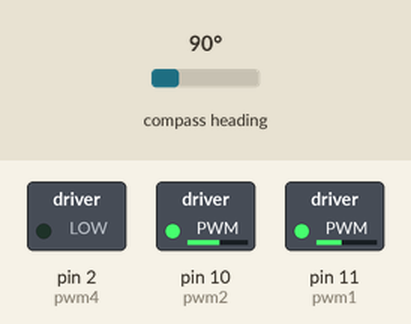
Bench run of a sketch on a simulated Arduino Uno, built with avr-gcc and run on an emulated ATmega328P. Shown: switched loads named in the sketch (green lamp = pin HIGH). Wiring (inferred from the names in the program): HMC5883L compass at I2C address 0x1E. The inputs (shaded band) are chosen by the test bench; at power-on: compass heading 90°. Pins used as bus, display or sensor lines are not drawn; what the sketch prints to the serial monitor is not drawn.

Above: at 0.1 s.
Timing chart, 0 to 1.6 s (numbered marks = the images above):
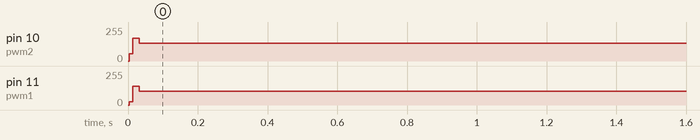

The sketch:

4wbot.ino
```cpp
                  //1........2\\
 //              ||           ||
 //              ||           ||
 //              \\4.........3//

//Arduino code for 4 wheeled bot, complete working
//--------------------------------------------------------------------------------------------------//

#include "Wire.h"

#define address 0x1E //0011110b, I2C 7bit address of HMC5883

const byte pwm1 = 11;
const byte pwm2 = 10;
const byte pwm3 = 1 ;
const byte pwm4 = 2;

const byte dir1 = 13;
const byte dir2 = 12;
const byte dir3 = 1;
const byte dir4 = 2;


float kp=0.5;
float ki=0.2;
float kd=0.1;

float integrate=0;
float derivative=0;
float error=0;
float prev_error=0;

int pwm=0;
static float val;


//---------------------------------------------------SETUP-----------------------------------------//
void setup(){
    Serial.begin(9600);
    Wire.begin();


    Wire.beginTransmission(address);                      //open communication with HMC5883
    Wire.write(0x02);                                     //select mode register
    Wire.write(0x00);                                     //continuous measurement mode
    Wire.endTransmission();
    // Serial.println("Initializing I2C devices...");
    pinMode(dir1,INPUT);
    pinMode(dir2,INPUT);
    pinMode(dir3,INPUT);
    pinMode(dir4,INPUT);

    pinMode(pwm1,INPUT);
    pinMode(pwm2,INPUT);
    pinMode(pwm3,INPUT);
    pinMode(pwm4,INPUT);


   int x1,y1,z1; //triple axis data

  //......................Tell the HMC5883L where to begin reading data....................................//
      Wire.beginTransmission(address);
      Wire.write(0x03);                                 //select register 3, X MSB register
      Wire.endTransmission();


 //Read data from each axis, 2 registers per axis
  Wire.requestFrom(address, 6);
  if(6<=Wire.available()){
    x1 = Wire.read()<<8;     //X msb
    x1 |= Wire.read();       //X lsb
    y1 = Wire.read()<<8;     //Y msb
    y1 |= Wire.read();       //Y lsb
  }
  float val = atan2(y1, x1);          // val is set point

     val*=180/M_PI;
    Serial.println("val");
    Serial.println(val);


}


//--------------------------------------------------LOOP-------------------------------------------//

//-------------------------------Rotation-----------------------------------------------------//
void loop(){


    int x,y,z; //triple axis data

  //......................Tell the HMC5883L where to begin reading data....................................//
      Wire.beginTransmission(address);
      Wire.write(0x03);                                 //select register 3, X MSB register
      Wire.endTransmission();


 //Read data from each axis, 2 registers per axis
  Wire.requestFrom(address, 6);
  if(6<=Wire.available()){
    x = Wire.read()<<8;     //X msb
    x |= Wire.read();       //X lsb
    y = Wire.read()<<8;     //Y msb
    y |= Wire.read();       //Y lsb
  }
  float temp = atan2(y, x);          // val is set point
  //Serial.println(temp);
     temp*=180/M_PI;
     Serial.println("temp");
    Serial.println(temp);

    while(temp != val) {

        error=temp-val;
        integrate+=error;
              if(error==0){
                integrate=0;
              }

              if(abs(error)>10){
                integrate=0;
              }
        derivative=error-prev_error;
        prev_error=error;
        pwm=(int)((kp*error)+(ki*integrate)+(kd*derivative));

              if(temp < val){

                if (temp < 0){
                    temp = 360 + temp;
                }
                motor(1,pwm);
              }

              if(temp > val){

                if (temp > 360){
                    temp = temp - 360;
                }
                motor(0,abs(pwm));
              }

    }

    stop1();


}


void motor(int dir,int temp_pwm){
      if(dir==1){
          Serial.println("Clockwise");
          analogWrite(pwm1,temp_pwm );
          analogWrite(pwm2,temp_pwm - 30);
          analogWrite(pwm3,temp_pwm );
          analogWrite(pwm4,temp_pwm - 30);
          digitalWrite(dir1,HIGH);
          digitalWrite(dir2,HIGH);
          digitalWrite(dir3,HIGH);
          digitalWrite(dir4,HIGH);

      }

      if(dir==0){
          Serial.println("Counter Clockwise");
          analogWrite(pwm1,temp_pwm - 30);
          analogWrite(pwm2,temp_pwm);
          analogWrite(pwm3,temp_pwm - 30);
          analogWrite(pwm4,temp_pwm);
          digitalWrite(dir1,LOW);
          digitalWrite(dir2,LOW);
          digitalWrite(dir3,LOW);
          digitalWrite(dir4,LOW);

      }

}

/*

//----------------------Forward - Backward-----------------------------------------------//

void loop(){


    mag.getHeading(&mx, &my, &mz);
    float varheading = atan2(my, mx);   //continuous heading angle

    int temp=varheading * 180/M_PI;
    error=temp-val;
    integrate=integrate+error;
          if(error==0){
            integrate=0;
          }

          if(abs(error)>10){
            integrate=0;
          }
    derivative=error-prev_error;
    prev_error=error;
    pwm=(int)((kp*error)+(ki*integrate)+(kd*derivative));

          if(pwm>0){
            motor(1,pwm);
          }

          if(pwm<0){
            motor(0,abs(pwm));
          }

          if(pwm==0){
            stop1();
          }

}


void motor(int dir,int temp_pwm){
      if(dir==1){
          Serial.println('Forward');
          analogWrite(pwm1,temp_pwm);
          analogWrite(pwm2,temp_pwm);
          analogWrite(pwm3,temp_pwm);
          analogWrite(pwm4,temp_pwm);
          digitalWrite(dir1,HIGH);
          digitalWrite(dir2,HIGH);
          digitalWrite(dir3,HIGH);
          digitalWrite(dir4,HIGH);

      }

      if(dir==0){
          Serial.println('Backward');
          analogWrite(pwm1,temp_pwm);
          analogWrite(pwm2,temp_pwm);
          analogWrite(pwm3,temp_pwm);
          analogWrite(pwm4,temp_pwm);
          digitalWrite(dir1,LOW);
          digitalWrite(dir2,LOW);
          digitalWrite(dir3,LOW);
          digitalWrite(dir4,LOW);

      }

}
*/

void stop1(){

      analogWrite(pwm1,0);
      analogWrite(pwm2,0);
      analogWrite(pwm3,0);
      analogWrite(pwm4,0);
}
```

Measured:
- by itself, pin 10 (pwm2): 0/255 → 135/255 at 0.00 s
- by itself, pin 11 (pwm1): 0/255 → 105/255 at 0.00 s
